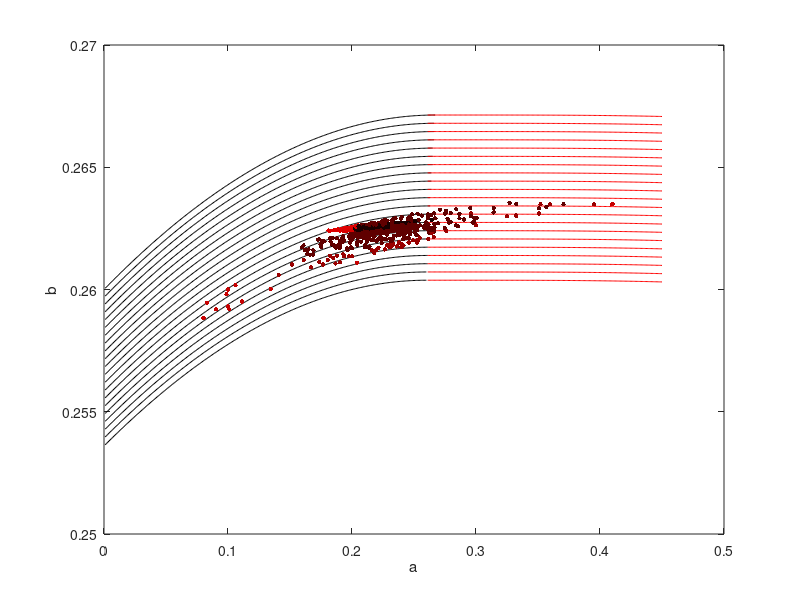

This figure's MATLAB source:
%%  directly find bifurcation point
I_list = 0.:0.02:0.4;
figure; hold on; box on;
%   PART1: hopf-bifurcation
for i=1:length(I_list)
    I = I_list(i);
    a = [0.001:0.001:0.45]; % a samples 
    v = (a-5)/0.08;     % v samples so that tau = 0
    b = (I+140+5*v+0.04*v.^2)./v;
    delta = -(.08*v+5).*a+a.*b;
    plot(a(delta>0),b(delta>0),'k-')
%     pause;
end
%   PART2: saddle-node bifurcation
I_list = 0.:0.02:0.4;
for i=1:length(I_list)
    I = I_list(i);
    a = [0.001:0.001:0.45]; % a samples 
    v0 = zeros(size(a));
    fz = @(v,aa,II) 0.04*v.^2+v.*(0.08*v+5-aa).^2./(4*aa)-140-II;
    for j = 1:length(a)
        v0(j) = fzero(@(v)fz(v,a(j),I),-59);
    end
    b = 0.08*v0+5+(0.08*v0+5-a).^2./(4*a);
    plot(a(delta<0),b(delta<0),'r-')
%     pause;
end


ylabel('b')
xlabel('a')
%%  overlay genetic algorithm results
A = csvread('gene_A_record.csv');
B = csvread('gene_B_record.csv');
score = csvread('gene_score_record.csv');
scatter(A,B,10,bsxfun(@times,[1,0,0],(1-(score)/40.)),'filled')
% scatter(A,B,score,'.','markerfacecolor',(1-(score)/40.))
